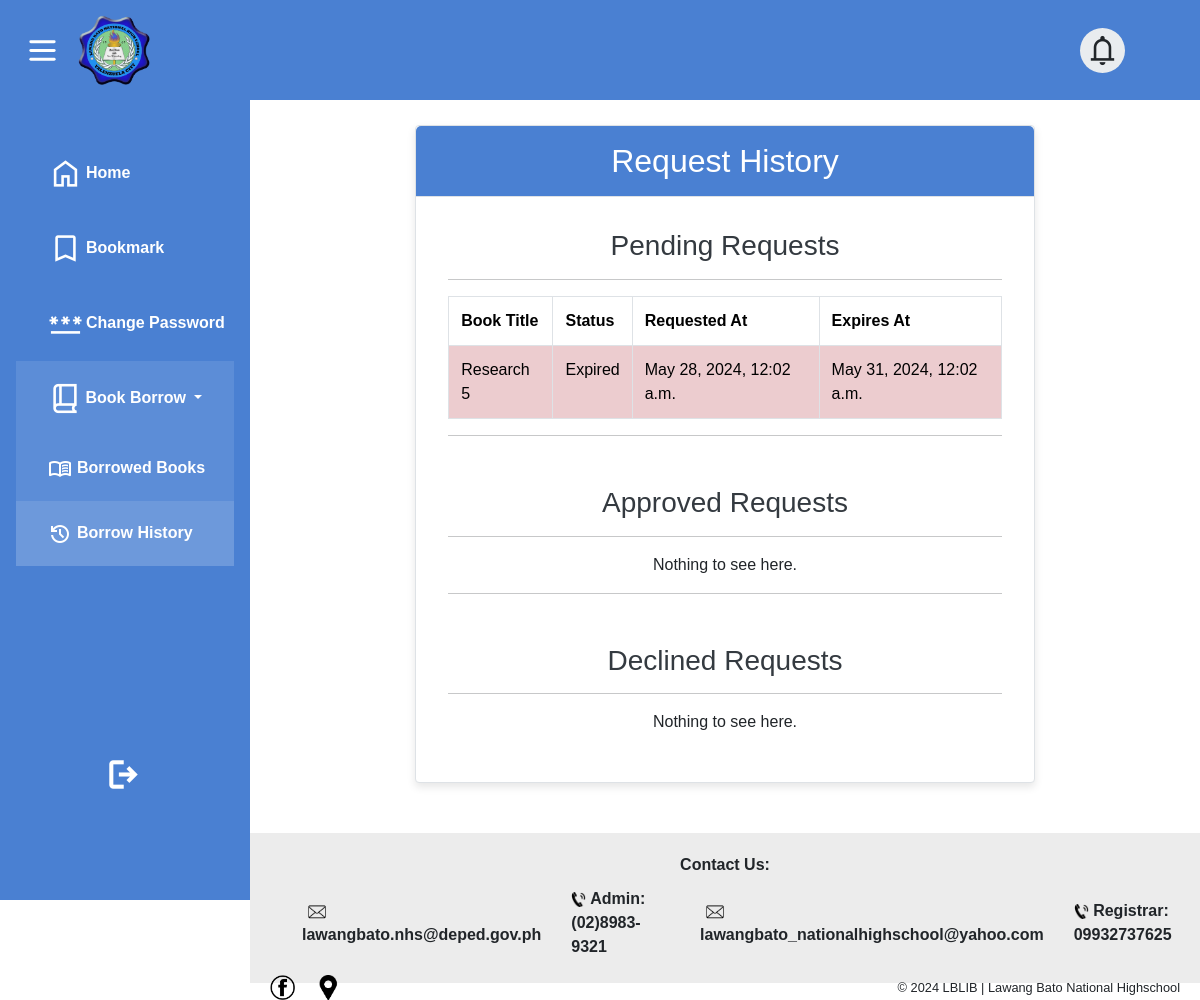
The page /student/request-history/ (signed in) on the database as committed earlier.
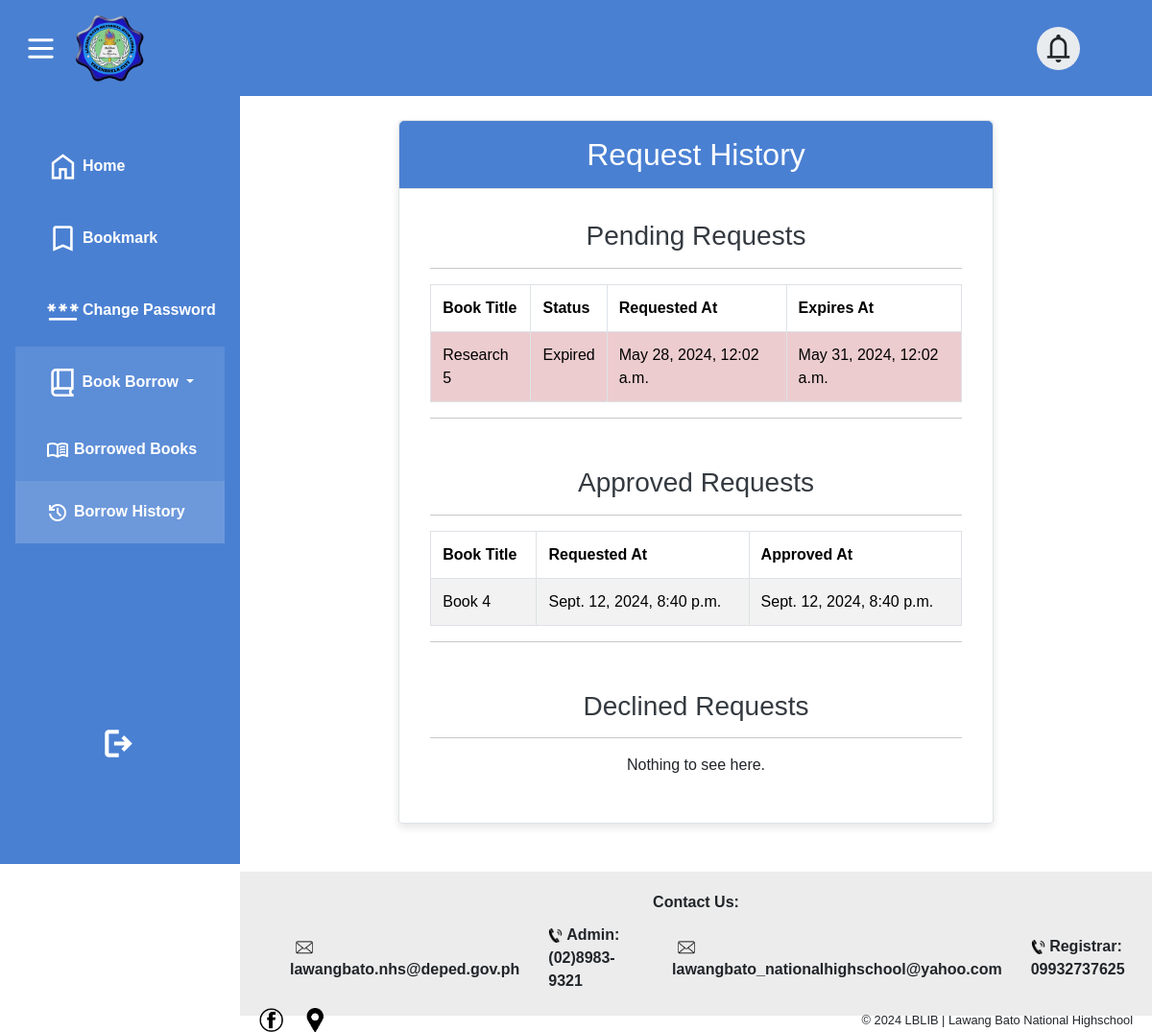
The same page on the database as committed later.
### librarian/models.py (models this page shows, shortened)
class BorrowRequest(models.Model):
    book = models.ForeignKey(Books, on_delete=models.CASCADE)
    requested_by = models.ForeignKey(User, on_delete=models.CASCADE)
    requested_at = models.DateTimeField(auto_now_add=True)
    expires_at = models.DateTimeField(default=default_expiry)
    status = models.CharField(max_length=20, choices=[('Pending', 'Pending'), ('Approved', 'Approved'), ('Denied', 'Denied'), ('Expired', 'Expired')], default='Pending')
    file_type = models.CharField(max_length=20, choices=[('eBook', 'eBook'), ('Research Paper', 'Research Paper')], default='eBook')
    def is_expired(self):
        return timezone.now() > self.expires_at

class Books(models.Model):
    BookTitle = models.CharField(max_length=100, unique=True)
    Author = models.CharField(max_length=100)
    Description = models.TextField(null=True, blank=True)
    Date = models.DateField()
    Category = models.ManyToManyField(Category)
    SubCategory = models.ManyToManyField(SubCategory)
    SubSection = models.ManyToManyField(SubSection)
    Language = models.CharField(max_length=100, choices=LANGUAGE_CHOICES, default='english')
    BookFile = models.FileField(upload_to="books/files/", default='default_value.pdf')
    BookImage = models.ImageField(upload_to="books/images/", default='default_image.jpg')
    deleted_at = models.DateTimeField(null=True, blank=True)
    available = models.BooleanField(default=True)
    bookmarked_by = models.ManyToManyField(User, related_name='bookmarks', blank=True)
    borrowed = models.ManyToManyField(User, related_name='borrow', blank="True")
    PageViews = models.IntegerField(default=0)
    eBook = models.BooleanField(default=False)
    research_paper = models.BooleanField(default=False)
    hardCopy = models.BooleanField(default=False)
    stock = models.IntegerField(default=0)
    TimesBorrow = models.IntegerField(default=0)

class ApprovedRequest(models.Model):
    book = models.ForeignKey(Books, on_delete=models.CASCADE)
    requested_by = models.ForeignKey(User, on_delete=models.CASCADE)
    requested_at = models.DateTimeField()
    approved_at = models.DateTimeField(auto_now_add=True)
    inOut = models.BooleanField(default=True)
    expireTime = models.DateTimeField(default=default_expiry)

### student/views.py (the view)
# urls.py: path('request-history/', views.request_history_view, name='request_history'),
@login_required
def request_history_view(request):
    pending_requests = BorrowRequest.objects.filter(requested_by=request.user)
    for request_obj in pending_requests:
        if request_obj.is_expired() and request_obj.status != 'Expired':
            request_obj.status = 'Expired'
            request_obj.save()
    approved_requests = ApprovedRequest.objects.filter(requested_by=request.user)
    declined_requests = DeclinedRequest.objects.filter(requested_by=request.user)
    context = {
        'pending_requests': pending_requests,
        'approved_requests': approved_requests,
        'declined_requests': declined_requests,
    }
    return render(request, 'requesthistory.html', context)

### student/templatetags/custom_tags.py (called while the page is built)
@register.filter(name='is_student')
def is_student(user):
    return user.groups.filter(name='Student').exists()

### student/templates/requesthistory.html (shortened to what the changed rows need)
{% extends 'student.html' %}
{% block body %}
<div class="container d-flex justify-content-center mt-4">
    <div class="card w-75">
        <div class="card-header text-center">
            <h2>Request History</h2>
        </div>
        <div class="card-body">
            <h3 class="sections">Pending Requests</h3>
            <hr>
            {% if pending_requests %}
            <table class="table table-striped table-hover">
                <thead>
                    <tr>
                        <th>Book Title</th>
                        <th>Status</th>
                        <th>Requested At</th>
                        <th>Expires At</th>
                    </tr>
                </thead>
                <tbody>
                    {% for request in pending_requests %}
                    <tr class="{% if request.is_expired %}table-danger{% endif %}">
                        <td class="book-title">{{ request.book.BookTitle }}</td>
                        <td>{{ request.status }}</td>
                        <td>{{ request.requested_at }}</td>
                        <td>{{ request.expires_at }}</td>
                    </tr>
                    {% endfor %}
                </tbody>
            </table>
            {% else %}
            <p class="text-center">Nothing to see here.</p>
            {% endif %}
            <hr>
            <h3 class="sections sec-mar">Approved Requests</h3>
            <hr>
            {% if approved_requests %}
            <table class="table table-striped table-hover">
                <thead>
                    <tr>
                        <th>Book Title</th>
                        <th>Requested At</th>
                        <th>Approved At</th>
                    </tr>
                </thead>
                <tbody>
                    {% for request in approved_requests %}
                    <tr>
                        <td class="book-title">{{ request.book.BookTitle }}</td>
                        <td>{{ request.requested_at }}</td>
                        <td>{{ request.approved_at }}</td>
                    </tr>
                    {% endfor %}
                </tbody>
            </table>
            {% else %}
            <p class="text-center">Nothing to see here.</p>
            {% endif %}
            <hr>
            <h3 class="sections sec-mar">Declined Requests</h3>
            <hr>
            {% if declined_requests %}
            <table class="table table-striped table-hover">
                <thead>
                    <tr>
                        <th>Book Title</th>
                        <th>Requested At</th>
                        <th>Declined At</th>
                    </tr>
                </thead>
                <tbody>
                    {% for request in declined_requests %}
                    <tr>
                        <td class="book-title">{{ request.book.BookTitle }}</td>
                        <td>{{ request.requested_at }}</td>
                        <td>{{ request.declined_at }}</td>
                    </tr>
                    {% endfor %}
                </tbody>
            </table>
            {% else %}
            <p class="text-center">Nothing to see here.</p>
            {% endif %}
        </div>
    </div>
</div>
{% endblock %}

Rows that differ between the two databases and show on the page:
added ApprovedRequest: book.BookTitle "Book 4", requested_at "Sept. 12, 2024, 8:40 p.m.", approved_at "Sept. 12, 2024, 8:40 p.m."
Other text that changed with them:
text no longer shown: "Nothing to see here."
text now shown: "Book Title Requested At Approved At"
